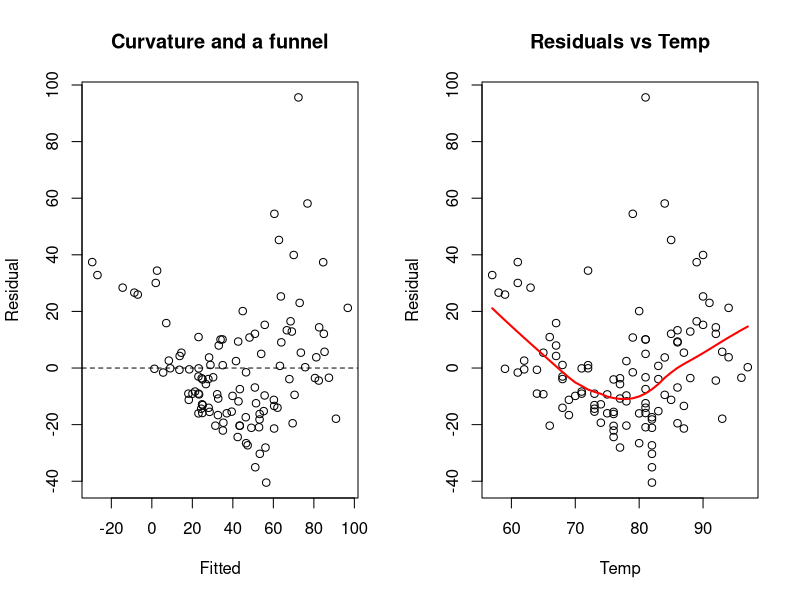
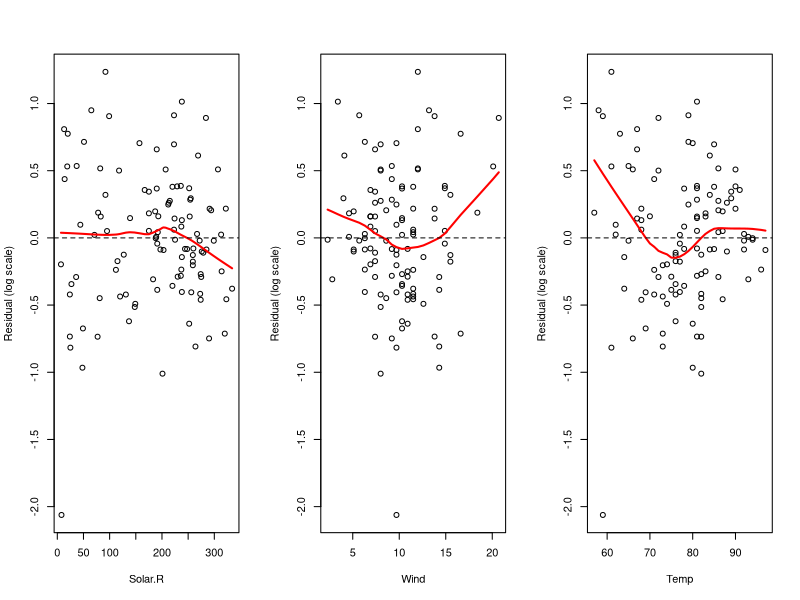
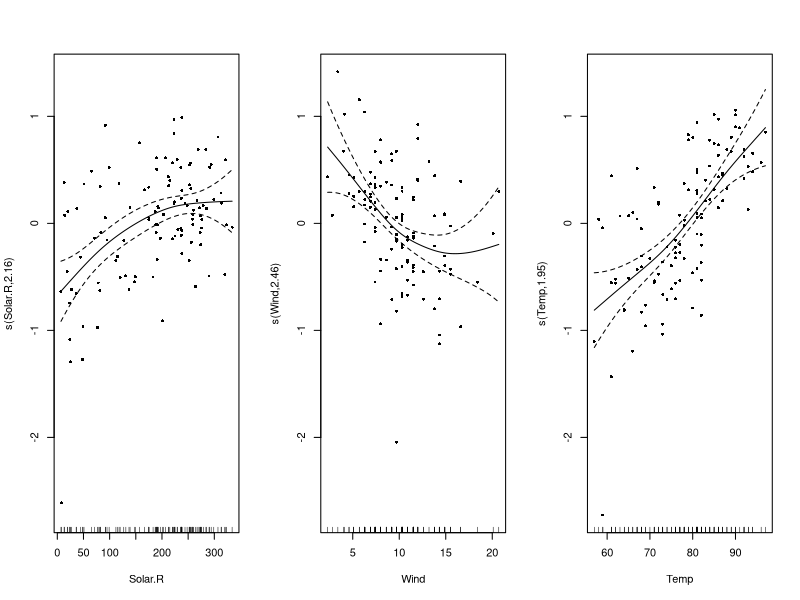

These charts were generated, in order, by the following R code:
#' ---
#' title: "Session 23 — Why additive models? LM residuals on airquality"
#' subtitle: "Statistical Modelling (BAM), IE University"
#' author: "Prof. Dae-Jin Lee (daelee@faculty.ie.edu)"
#' date: "Spring 2027"
#' output: html_document
#' ---
#' 
## ----setup, include = FALSE---------------------------------------------------
knitr::opts_chunk$set(echo = TRUE, message = FALSE, warning = FALSE,
                      fig.width = 8, fig.height = 4)

#' 
#' ## 1. The data
#' 
#' `airquality` (package `datasets`) has daily measurements in New York, May to
#' September 1973: mean ozone (ppb, 13:00–15:00), solar radiation (Langleys),
#' average wind speed (mph) and maximum temperature (°F).
#' 
## ----data---------------------------------------------------------------------
library(mgcv)
data(airquality)
dim(airquality)                 # 153 days, 6 variables
colSums(is.na(airquality))      # Ozone has 37 missing values, Solar.R 7
aq <- na.omit(airquality[, c("Ozone", "Solar.R", "Wind", "Temp")])
nrow(aq)                        # 111 complete cases for our model

#' 
#' ## 2. A linear model on the original scale
#' 
## ----lm-raw-------------------------------------------------------------------
lm_raw <- lm(Ozone ~ Solar.R + Wind + Temp, data = aq)
summary(lm_raw)$coefficients
par(mfrow = c(1, 2))
plot(fitted(lm_raw), resid(lm_raw), xlab = "Fitted", ylab = "Residual",
     main = "Curvature and a funnel")
abline(h = 0, lty = 2)
plot(aq$Temp, resid(lm_raw), xlab = "Temp", ylab = "Residual",
     main = "Residuals vs Temp")
lines(lowess(aq$Temp, resid(lm_raw)), col = "red", lwd = 2)

#' 
#' The residuals grow with the fitted value (variance increases with the mean)
#' and bend against `Temp`: the linear predictor misses a curved effect.
#' 
#' ## 3. Log scale: the funnel goes, the curvature stays
#' 
## ----lm-log-------------------------------------------------------------------
lm_log <- lm(log(Ozone) ~ Solar.R + Wind + Temp, data = aq)
par(mfrow = c(1, 3))
for (v in c("Solar.R", "Wind", "Temp")) {
  plot(aq[[v]], resid(lm_log), xlab = v, ylab = "Residual (log scale)")
  lines(lowess(aq[[v]], resid(lm_log)), col = "red", lwd = 2)
  abline(h = 0, lty = 2)
}

#' 
#' The lowess lines show a hump in `Solar.R` and curvature in `Wind`: a
#' straight line per covariate is too rigid.
#' 
#' ## 4. The additive model
#' 
#' $$\log(\text{Ozone}_i) = \beta_0 + f_1(\text{Solar.R}_i) + f_2(\text{Wind}_i) + f_3(\text{Temp}_i) + \varepsilon_i .$$
#' 
## ----gam----------------------------------------------------------------------
gam_log <- gam(log(Ozone) ~ s(Solar.R) + s(Wind) + s(Temp),
               data = aq, method = "REML")
summary(gam_log)
AIC(lm_log, gam_log)
par(mfrow = c(1, 3))
plot(gam_log, residuals = TRUE, shade = TRUE, pch = 16, cex = 0.6)

#' 
#' Each `edf` between 1.9 and 2.5 says that each effect is mildly non-linear.
#' AIC drops from 170.8 (linear) to 166.4 (additive). The same response
#' `log(Ozone)` is used in both models, so the AICs are comparable.
